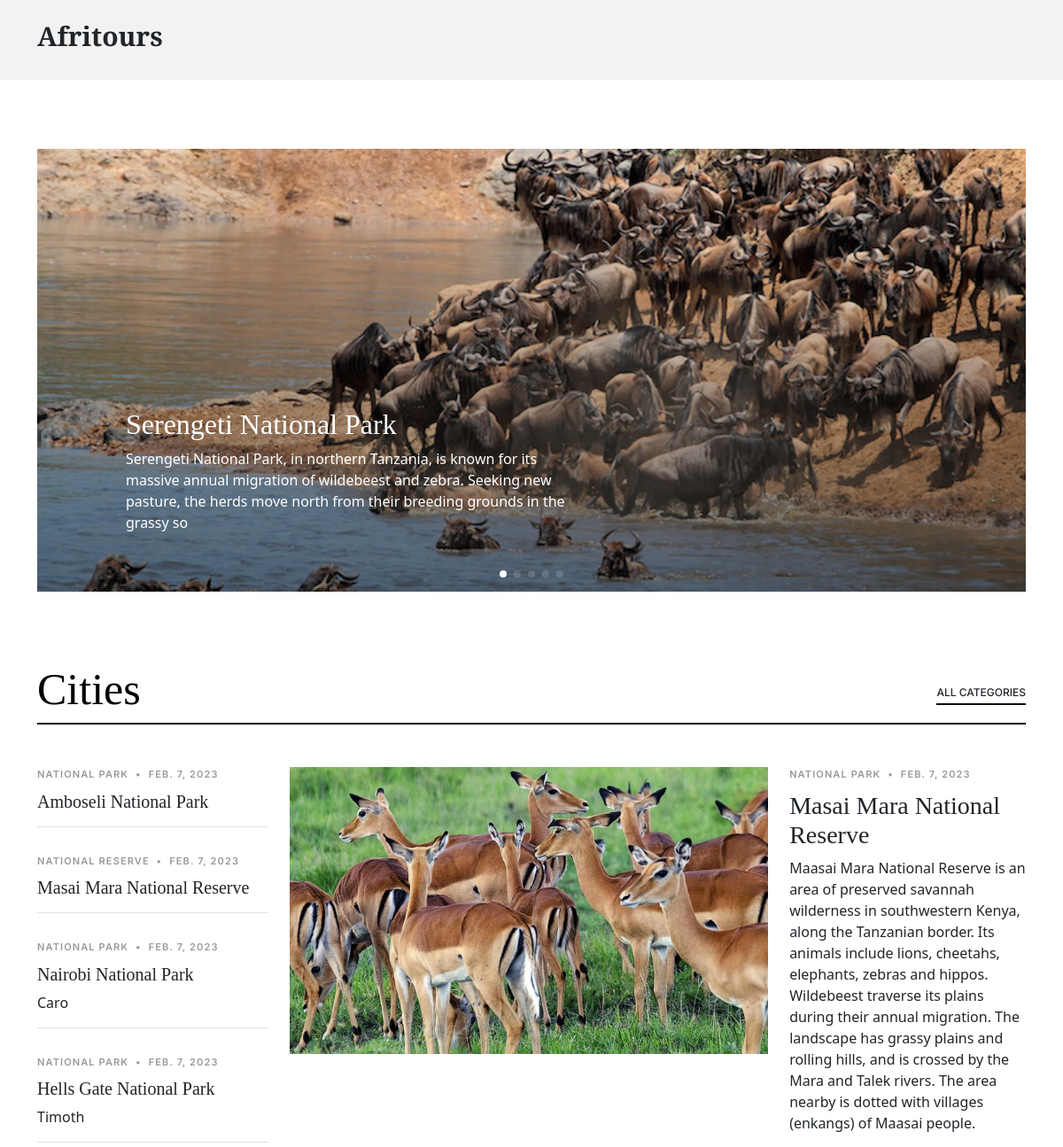
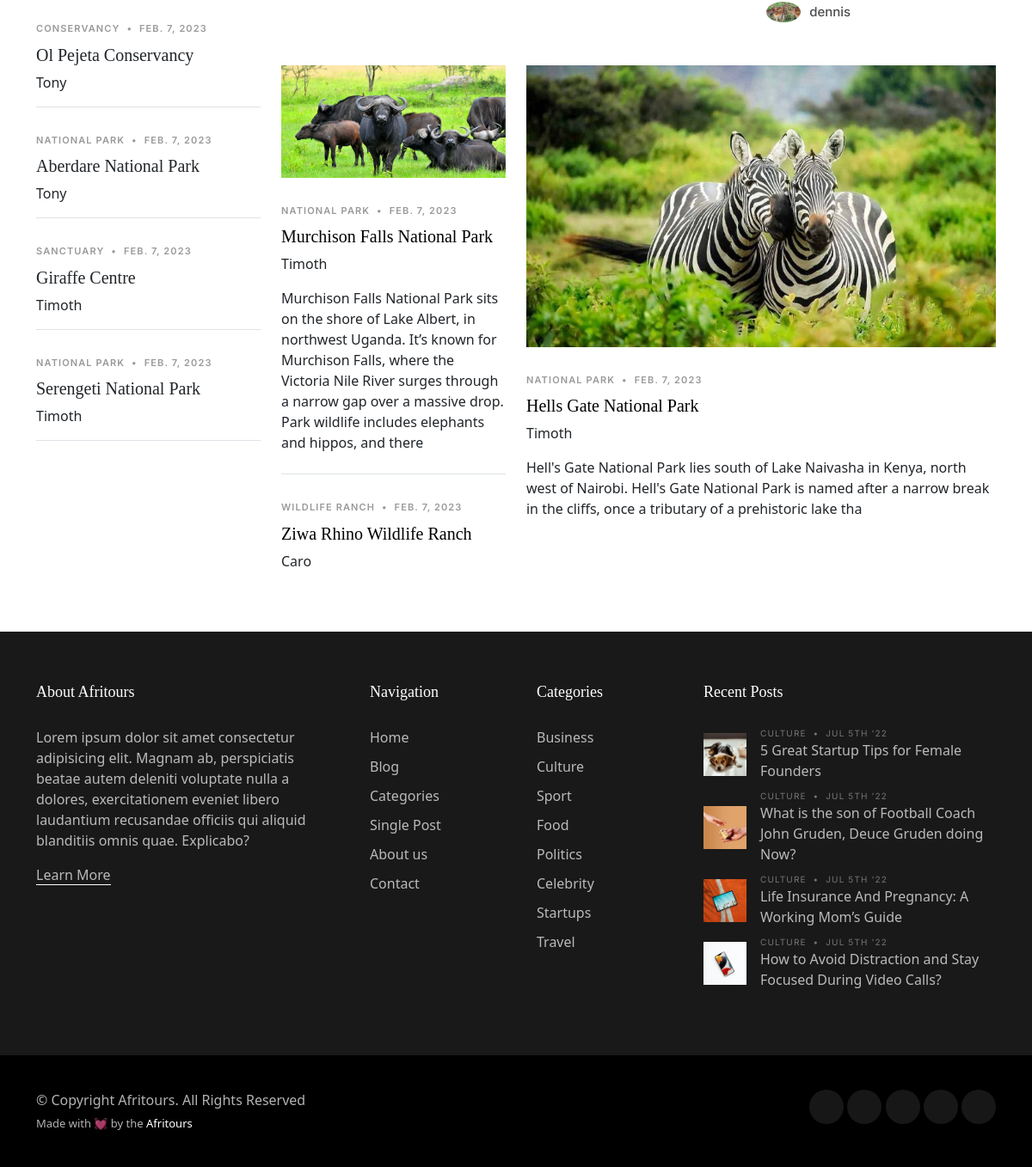
The page / on the database its author committed (2 pictures, top to bottom).
### tours/models.py (models this page shows, shortened)
class Post (models.Model):
    title = models.CharField(max_length=250)
    title_tag = models.CharField(max_length=250, blank=True, null=True)
    author = models.ForeignKey(User, on_delete=models.CASCADE)
    body = models.TextField()
    post_date = models.DateField(auto_now_add=True)
    image = models.ImageField(null=True, blank=True, upload_to='tours/image')
    country = models.CharField(max_length=250, null=True, blank=True)
    category = models.ForeignKey(Category, on_delete=models.CASCADE, blank=True, null=True)

class Category(models.Model):
    name = models.CharField(max_length=250)
    def __str__(self):
        return self.name

### tours/views.py (the view)
# urls.py: 2. Add a URL to urlpatterns:  path('', views.home, name='home')
def home (request):
    main = Post.objects.get(pk=2)
    main_sub = Post.objects.get(pk=4)
    shimba = Post.objects.get(pk=10)
    park = Post.objects.get(pk=11)
    titles = Post.objects.all()[0:8]
    slides = Post.objects.all()[7:13]
    return render(request, 'tours/home.html', {'main': main, 'main_sub': main_sub, 'titles': titles, 'shimba': shimba, 'park': park,
                   'slides':slides})

### templates/tours/home.html (shortened to what this page needs)
{% load static %}
<!DOCTYPE html>
<html lang="en">
<head>
  <link href="{% static 'assets/vendor/bootstrap/css/bootstrap.min.css'%}" rel="stylesheet">
  <link href="{% static 'assets/vendor/bootstrap-icons/bootstrap-icons.css'%}+" rel="stylesheet">
  <link href="{% static 'assets/vendor/swiper/swiper-bundle.min.css'%}" rel="stylesheet">
  <link href="{% static 'assets/vendor/glightbox/css/glightbox.min.css'%}" rel="stylesheet">
  <link href="{% static 'assets/vendor/aos/aos.css" rel="stylesheet'%}">
  <link href="{% static 'assets/css/variables.css' %}" rel="stylesheet">
  <link href="{% static 'assets/css/main.css' %}" rel="stylesheet">
  <link href="{% static 'assets/css/more.css' %}" rel="stylesheet">
</head>
<body>
  <header id="header" class="header d-flex align-items-center fixed-top">
    <div class="container-fluid container-xl d-flex align-items-center justify-content-between">
      <a href="{% url 'home'%}" class="logo d-flex align-items-center">
        <h1>Afritours</h1>
      </a>
      <div class="position-relative">
      </div>
    </div>
  </header>
  <div class="container input-group searchbar">
    <div class="form-outline">
    </div>
  </div>
  <main id="main">
    <section id="hero-slider" class="hero-slider">
      <div class="container-md" data-aos="fade-in">
        <div class="row">
          <div class="col-12">
            <div class="swiper sliderFeaturedPosts">
              <div class="swiper-wrapper">
                {% for object in slides %}
                <div class="swiper-slide">
                  <a href="single-post.html" class="img-bg d-flex align-items-end" style="background-image: url({% static 'assets/img/slide4.jpg'%});">
                    <div class="img-bg-inner">
                      <h2>{{object.title}}</h2>
                      <p>{{object.body|slice:"0:200" }}</p>
                    </div>
                  </a>
                </div>
                {% endfor %}
              </div>
              <div class="swiper-pagination"></div>
            </div>
          </div>
        </div>
      </div>
    </section>
    <section class="category-section">
      <div class="container" data-aos="fade-up">
        <div class="section-header d-flex justify-content-between align-items-center mb-5">
          <h2>Cities</h2>
          <div><a href="category.html" class="more">All Categories</a></div>
        </div>
        <div class="row">
          <div class="col-md-9 order-md-2">
            <div class="d-lg-flex post-entry-2">
              <a href="single-post.html" class="me-4 thumbnail d-inline-block mb-4 mb-lg-0">
                <img src="{{main.image.url}}" alt="" class="img-fluid">
              </a>
              <div>
                <div class="post-meta"><span class="date">{{main_sub.category }}</span> <span class="mx-1">&bullet;</span> <span>{{main.post_date}}</span></div>
                <h3><a href="single-post.html">{{main.title }}</a></h3>
                <p>{{main.body }}</p>
                <div class="d-flex align-items-center author">
                  <div class="photo"><img src="{{main.image}}" alt="" class="img-fluid"></div>
                  <div class="name">
                    <h3 class="m-0 p-0">{{main.author}}</h3>
                  </div>
                </div>
              </div>
            </div>
            <div class="row">
              <div class="col-lg-4">
                <div class="post-entry-1 border-bottom">
                  <a href="single-post.html"><img src="{{shimba.image.url}}" alt="" class="img-fluid"></a>
                  <div class="post-meta"><span class="date">{{shimba.category}}</span> <span class="mx-1">&bullet;</span> <span>{{shimba.post_date}}</span></div>
                  <h2 class="mb-2"><a href="single-post.html">{{shimba.title}}</a></h2>
                  <span class="author mb-3 d-block">{{shimba.author.first_name}}</span>
                  <p class="mb-4 d-block">{{shimba.body|slice:"0:250"}}</p>
                </div>
                <div class="post-entry-1">
                  <div class="post-meta"><span class="date">{{park.category}}</span> <span class="mx-1">&bullet;</span> <span>{{park.post_date}}</span></div>
                  <h2 class="mb-2"><a href="single-post.html">{{park.title}}</a></h2>
                  <span class="author mb-3 d-block">{{park.author.first_name}}</span>
                </div>
              </div>
              <div class="col-lg-8">
                <div class="post-entry-1">
                  <a href="single-post.html"><img src="{{main_sub.image.url}}" alt="" class="img-fluid"></a>
                  <div class="post-meta"><span class="date">{{main_sub.category}}</span> <span class="mx-1">&bullet;</span> <span>{{main_sub.post_date}}</span></div>
                  <h2 class="mb-2"><a href="single-post.html">{{main_sub.title}}</a></h2>
                  <span class="author mb-3 d-block">{{main_sub.author.first_name}}</span>
                  <p class="mb-4 d-block">{{main_sub.body|slice:"0:200" }}</p>  <h1>
                </div>
              </div>
            </div>
          </div>
          <div class="col-md-3">
             {% for item in titles %}
               <div class="post-entry-1 border-bottom">
                  <div class="post-meta"><span class="date">{{item.category}}</span> <span class="mx-1">&bullet;</span> <span>{{item.post_date}}</span></div>
                  <h2 class="mb-2">{{item.title}}<a href="single-post.html"></a></h2>
                  <span class="author mb-3 d-block">{{item.author.first_name}}</span>
               </div>
            {% endfor %}
          </div>
        </div>
      </div>
    </section>
  </main>
  <footer id="footer" class="footer">
    <div class="footer-content">
      <div class="container">
        <div class="row g-5">
          <div class="col-lg-4">
            <h3 class="footer-heading">About Afritours</h3>
            <p>Lorem ipsum dolor sit amet consectetur adipisicing elit. Magnam ab, perspiciatis beatae autem deleniti voluptate nulla a dolores, exercitationem eveniet libero laudantium recusandae officiis qui aliquid blanditiis omnis quae. Explicabo?</p>
            <p><a href="about.html" class="footer-link-more">Learn More</a></p>
          </div>
          <div class="col-6 col-lg-2">
            <h3 class="footer-heading">Navigation</h3>
            <ul class="footer-links list-unstyled">
              <li><a href="index.html"> Home</a></li>
              <li><a href="index.html"> Blog</a></li>
              <li><a href="category.html"> Categories</a></li>
              <li><a href="single-post.html"> Single Post</a></li>
              <li><a href="about.html"> About us</a></li>
              <li><a href="contact.html"> Contact</a></li>
            </ul>
          </div>
          <div class="col-6 col-lg-2">
            <h3 class="footer-heading">Categories</h3>
            <ul class="footer-links list-unstyled">
              <li><a href="category.html"> Business</a></li>
              <li><a href="category.html"> Culture</a></li>
              <li><a href="category.html"> Sport</a></li>
              <li><a href="category.html"> Food</a></li>
              <li><a href="category.html"> Politics</a></li>
              <li><a href="category.html"> Celebrity</a></li>
              <li><a href="category.html"> Startups</a></li>
              <li><a href="category.html"> Travel</a></li>
            </ul>
          </div>
          <div class="col-lg-4">
            <h3 class="footer-heading">Recent Posts</h3>
            <ul class="footer-links footer-blog-entry list-unstyled">
              <li>
                <a href="single-post.html" class="d-flex align-items-center">
                  <img src="{% static 'assets/img/post-sq-1.jpg'%}" alt="" class="img-fluid me-3">
                  <div>
                    <div class="post-meta d-block"><span class="date">Culture</span> <span class="mx-1">&bullet;</span> <span>Jul 5th '22</span></div>
                    <span>5 Great Startup Tips for Female Founders</span>
                  </div>
                </a>
              </li>
              <li>
                <a href="single-post.html" class="d-flex align-items-center">
                  <img src="{% static 'assets/img/post-sq-2.jpg'%}" alt="" class="img-fluid me-3">
                  <div>
                    <div class="post-meta d-block"><span class="date">Culture</span> <span class="mx-1">&bullet;</span> <span>Jul 5th '22</span></div>
                    <span>What is the son of Football Coach John Gruden, Deuce Gruden doing Now?</span>
                  </div>
                </a>
              </li>
              <li>
                <a href="single-post.html" class="d-flex align-items-center">
                  <img src="{% static 'assets/img/post-sq-3.jpg'%}" alt="" class="img-fluid me-3">
                  <div>
                    <div class="post-meta d-block"><span class="date">Culture</span> <span class="mx-1">&bullet;</span> <span>Jul 5th '22</span></div>
                    <span>Life Insurance And Pregnancy: A Working Mom’s Guide</span>
                  </div>
                </a>
              </li>
              <li>
                <a href="single-post.html" class="d-flex align-items-center">
                  <img src="{% static 'assets/img/post-sq-4.jpg'%}" alt="" class="img-fluid me-3">
                  <div>
                    <div class="post-meta d-block"><span class="date">Culture</span> <span class="mx-1">&bullet;</span> <span>Jul 5th '22</span></div>
                    <span>How to Avoid Distraction and Stay Focused During Video Calls?</span>
                  </div>
                </a>
              </li>
            </ul>
          </div>
        </div>
      </div>
    </div>
    <div class="footer-legal">
      <div class="container">
        <div class="row justify-content-between">
          <div class="col-md-6 text-center text-md-start mb-3 mb-md-0">
            <div class="copyright">
              © Copyright <strong><span>Afritours</span></strong>. All Rights Reserved
            </div>
            <div class="credits">
              Made with &#128147; by the  <a href=""> Afritours</a>
            </div>
          </div>
          <div class="col-md-6">
            <div class="social-links mb-3 mb-lg-0 text-center text-md-end">
              <a href="#" class="twitter"></a>
              <a href="#" class="facebook"></a>
              <a href="#" class="instagram"></a>
              <a href="#" class="google-plus"></a>
              <a href="#" class="linkedin"></a>
            </div>
          </div>
        </div>
      </div>
    </div>
  </footer>
</body>
</html>

### static/assets/css/variables.css (style rules this page uses)
:root { --font-default: 'EB Garamond', system-ui, -apple-system, "Segoe UI", Roboto, "Helvetica Neue", Arial, "Noto Sans", "Liberation Sans", sans-serif, "Apple Color Emoji", "Segoe UI Emoji", "Segoe UI Symbol", "Noto Color Emoji"; --font-primary: 'EB Garamond', serif; --font-secondary: 'Inter', sans-serif; --color-default: #212529; --color-default-rgb: 33, 37, 41; --color-links: #212529; --color-links-hover: #15171a; --color-primary: #212529; --color-primary-light: #26282c; --color-primary-dark: #0b0c0e; --color-primary-rgb: 33, 37, 41; --color-primary-light-rgb: 38, 40, 44; --color-primary-dark-rgb: 11, 12, 14; --color-secondary: #596d80; --color-secondary-light: #8498aa; --color-secondary-dark: #404f5c; --color-secondary-rgb: 89, 109, 128; --color-secondary-light-rgb: 132, 152, 170; --color-secondary-dark-rgb: 64, 79, 92; --color-blue: #0d6efd; --color-blue-rgb: 13, 110, 253; --color-indigo: #6610f2; --color-indigo-rgb: 102, 16, 242; --color-purple: #6f42c1; --color-purple-rgb: 111, 66, 193; --color-pink: #f3268c; --color-pink-rgb: 243, 38, 140; --color-red: #df1529; --color-red-rgb: 223, 21, 4; --color-orange: #fd7e14; --color-orange-rgb: 253, 126, 20; --color-yellow: #ffc107; --color-yellow-rgb: 255, 193, 7; --color-green: #059652; --color-green-rgb: 5, 150, 82; --color-teal: #20c997; --color-teal-rgb: 32, 201, 151; --color-cyan: #0dcaf0; --color-cyan-rgb: 13, 202, 240; --color-white: #ffffff; --color-white-rgb: 255, 255, 255; --color-gray: #6c757d; --color-gray-rgb: 108, 117, 125; --color-black: #000000; --color-black-rgb: 0, 0, 0; }
:root { --bs-blue: var(--color-blue); --bs-indigo: var(--color-indigo); --bs-purple: var(--color-purple); --bs-pink: var(--color-pink); --bs-red: var(--color-red); --bs-orange: var(--color-orange); --bs-yellow: var(--color-yellow); --bs-green: var(--color-green); --bs-teal: var(--color-teal); --bs-cyan: var(--color-cyan); --bs-white: var(--color-white); --bs-gray: var(--color-gray); --bs-gray-dark: #343a40; --bs-gray-100: #f8f9fa; --bs-gray-200: #e9ecef; --bs-gray-300: #dee2e6; --bs-gray-400: #ced4da; --bs-gray-500: #adb5bd; --bs-gray-600: #6c757d; --bs-gray-700: #495057; --bs-gray-800: #343a40; --bs-gray-900: #212529; --bs-primary: var(--color-blue); --bs-secondary: var(--color-blue); --bs-success: #198754; --bs-info: #0dcaf0; --bs-warning: #ffc107; --bs-danger: #dc3545; --bs-light: #f8f9fa; --bs-dark: #212529; --bs-primary-rgb: var(--color-primary-rgb); --bs-secondary-rgb: var(--color-secondary-rgb); --bs-success-rgb: 25, 135, 84; --bs-info-rgb: 13, 202, 240; --bs-warning-rgb: 255, 193, 7; --bs-danger-rgb: 220, 53, 69; --bs-light-rgb: 248, 249, 250; --bs-dark-rgb: 33, 37, 41; --bs-white-rgb: var(--color-white-rgb); --bs-black-rgb: var(--color-black-rgb); --bs-body-color-rgb: var(--color-default-rgb); --bs-body-bg-rgb: 255, 255, 255; --bs-font-sans-serif: var(--font-default); --bs-font-monospace: SFMono-Regular, Menlo, Monaco, Consolas, "Liberation Mono", "Courier New", monospace; --bs-gradient: linear-gradient(180deg, rgba(255, 255, 255, 0.15), rgba(255, 255, 255, 0)); --bs-body-font-family: var(--font-default); --bs-body-font-size: 1rem; --bs-body-font-weight: 400; --bs-body-line-height: 1.5; --bs-body-color: var(--color-default); --bs-body-bg: #fff; }

### rows shown on the page
Post: title "Serengeti National Park", body "Serengeti National Park, in northern Tanzania, is known for its massive annual migration of wildebeest and zebra. Seeking new pasture, the herds move north from their breeding grounds in the grassy so", category "NATIONAL PARK", post_date "FEB. 7, 2023", author.first_name "Timoth"
Post: image (picture), post_date "FEB. 7, 2023", title "Masai Mara National Reserve", body "Maasai Mara National Reserve is an area of preserved savannah wilderness in southwestern Kenya, along the Tanzanian border. Its animals include lions, cheetahs, elephants, zebras and hippos. Wildebeest traverse its plains during their annual migration. The landscape has grassy plains and rolling hills, and is crossed by the Mara and Talek rivers. The area nearby is dotted with villages (enkangs) of Maasai people.", author "dennis", category "NATIONAL RESERVE"
Post: category "NATIONAL PARK", image (picture), post_date "FEB. 7, 2023", title "Hells Gate National Park", author.first_name "Timoth", body "Hell's Gate National Park lies south of Lake Naivasha in Kenya, north west of Nairobi. Hell's Gate National Park is named after a narrow break in the cliffs, once a tributary of a prehistoric lake tha"
Post: image (picture), category "NATIONAL PARK", post_date "FEB. 7, 2023", title "Murchison Falls National Park", author.first_name "Timoth", body "Murchison Falls National Park sits on the shore of Lake Albert, in northwest Uganda. It’s known for Murchison Falls, where the Victoria Nile River surges through a narrow gap over a massive drop. Park wildlife includes elephants and hippos, and there"
Post: category "WILDLIFE RANCH", post_date "FEB. 7, 2023", title "Ziwa Rhino Wildlife Ranch", author.first_name "Caro"
Post: category "NATIONAL PARK", post_date "FEB. 7, 2023", title "Amboseli National Park"
Post: category "NATIONAL PARK", post_date "FEB. 7, 2023", title "Nairobi National Park", author.first_name "Caro"
Post: category "CONSERVANCY", post_date "FEB. 7, 2023", title "Ol Pejeta Conservancy", author.first_name "Tony"
Post: category "NATIONAL PARK", post_date "FEB. 7, 2023", title "Aberdare National Park", author.first_name "Tony"
Post: category "SANCTUARY", post_date "FEB. 7, 2023", title "Giraffe Centre", author.first_name "Timoth"
